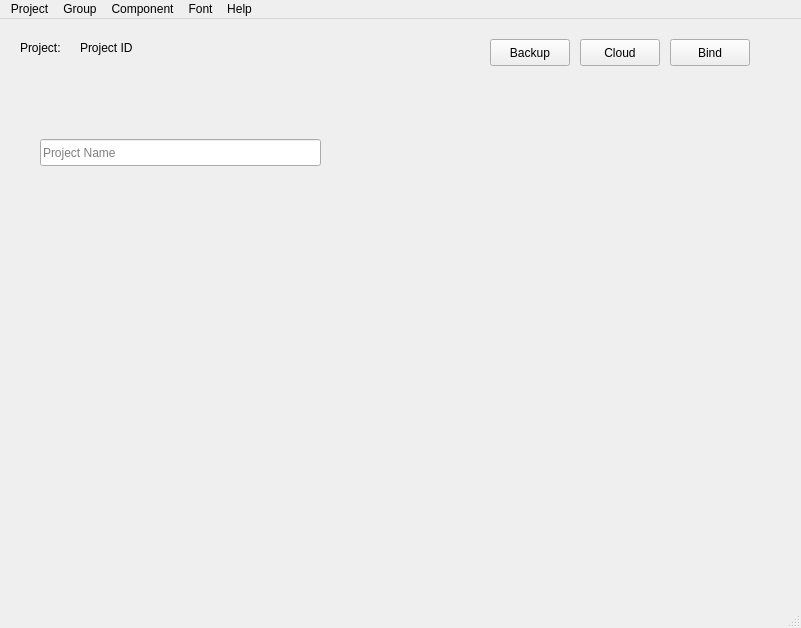
<?xml version="1.0" encoding="UTF-8"?>
<ui version="4.0">
 <class>MainWindow</class>
 <widget class="QMainWindow" name="MainWindow">
  <property name="geometry">
   <rect>
    <x>0</x>
    <y>0</y>
    <width>801</width>
    <height>628</height>
   </rect>
  </property>
  <property name="windowTitle">
   <string>Rapuma</string>
  </property>
  <widget class="QWidget" name="centralwidget">
   <widget class="QStackedWidget" name="stackedWidgetWorkArea">
    <property name="geometry">
     <rect>
      <x>10</x>
      <y>10</y>
      <width>781</width>
      <height>561</height>
     </rect>
    </property>
    <property name="frameShape">
     <enum>QFrame::NoFrame</enum>
    </property>
    <property name="currentIndex">
     <number>1</number>
    </property>
    <widget class="QWidget" name="pageBlank"/>
    <widget class="QWidget" name="pageProject">
     <widget class="QLineEdit" name="lineEditProjectName">
      <property name="geometry">
       <rect>
        <x>30</x>
        <y>110</y>
        <width>281</width>
        <height>27</height>
       </rect>
      </property>
      <property name="toolTip">
       <string>Project name, could be book title</string>
      </property>
      <property name="placeholderText">
       <string>Project Name</string>
      </property>
     </widget>
     <widget class="QLabel" name="labelProjectPid">
      <property name="geometry">
       <rect>
        <x>70</x>
        <y>10</y>
        <width>181</width>
        <height>17</height>
       </rect>
      </property>
      <property name="text">
       <string>Project ID</string>
      </property>
     </widget>
     <widget class="QLabel" name="labelProjectProject">
      <property name="geometry">
       <rect>
        <x>10</x>
        <y>10</y>
        <width>55</width>
        <height>17</height>
       </rect>
      </property>
      <property name="text">
       <string>Project:</string>
      </property>
     </widget>
     <widget class="QPushButton" name="pushButtonProjectBind">
      <property name="geometry">
       <rect>
        <x>660</x>
        <y>10</y>
        <width>80</width>
        <height>27</height>
       </rect>
      </property>
      <property name="focusPolicy">
       <enum>Qt::NoFocus</enum>
      </property>
      <property name="layoutDirection">
       <enum>Qt::RightToLeft</enum>
      </property>
      <property name="text">
       <string>Bind</string>
      </property>
     </widget>
     <widget class="QPushButton" name="pushButtonProjectCloud">
      <property name="geometry">
       <rect>
        <x>570</x>
        <y>10</y>
        <width>80</width>
        <height>27</height>
       </rect>
      </property>
      <property name="text">
       <string>Cloud</string>
      </property>
     </widget>
     <widget class="QPushButton" name="pushButtonProjectBackup">
      <property name="geometry">
       <rect>
        <x>480</x>
        <y>10</y>
        <width>80</width>
        <height>27</height>
       </rect>
      </property>
      <property name="text">
       <string>Backup</string>
      </property>
     </widget>
    </widget>
    <widget class="QWidget" name="pageGroup">
     <widget class="QLabel" name="labelGroup">
      <property name="geometry">
       <rect>
        <x>10</x>
        <y>10</y>
        <width>50</width>
        <height>17</height>
       </rect>
      </property>
      <property name="text">
       <string>Group:</string>
      </property>
     </widget>
     <widget class="QLabel" name="labelGroupGid">
      <property name="geometry">
       <rect>
        <x>70</x>
        <y>10</y>
        <width>80</width>
        <height>17</height>
       </rect>
      </property>
      <property name="text">
       <string>Group ID</string>
      </property>
     </widget>
     <widget class="QPushButton" name="pushButtonGroupFinal">
      <property name="geometry">
       <rect>
        <x>660</x>
        <y>10</y>
        <width>80</width>
        <height>27</height>
       </rect>
      </property>
      <property name="toolTip">
       <string>Create view of the final output of the selected component(s)</string>
      </property>
      <property name="text">
       <string>Final</string>
      </property>
     </widget>
     <widget class="QPushButton" name="pushButtonGroupDraft">
      <property name="geometry">
       <rect>
        <x>480</x>
        <y>10</y>
        <width>80</width>
        <height>27</height>
       </rect>
      </property>
      <property name="toolTip">
       <string>Create a draft of the selected component(s)</string>
      </property>
      <property name="text">
       <string>Draft</string>
      </property>
     </widget>
     <widget class="QPushButton" name="pushButtonGroupProof">
      <property name="geometry">
       <rect>
        <x>570</x>
        <y>10</y>
        <width>80</width>
        <height>27</height>
       </rect>
      </property>
      <property name="toolTip">
       <string>Create a proof of the selected component(s)</string>
      </property>
      <property name="text">
       <string>Proof</string>
      </property>
     </widget>
    </widget>
    <widget class="QWidget" name="pageComponent">
     <widget class="QLabel" name="labelComponentCid">
      <property name="geometry">
       <rect>
        <x>100</x>
        <y>10</y>
        <width>70</width>
        <height>17</height>
       </rect>
      </property>
      <property name="text">
       <string>Comp ID</string>
      </property>
     </widget>
     <widget class="QLabel" name="labelComponentComponent">
      <property name="geometry">
       <rect>
        <x>10</x>
        <y>10</y>
        <width>85</width>
        <height>17</height>
       </rect>
      </property>
      <property name="text">
       <string>Component:</string>
      </property>
     </widget>
     <widget class="QPushButton" name="pushButtonComponentFinal">
      <property name="geometry">
       <rect>
        <x>660</x>
        <y>10</y>
        <width>80</width>
        <height>27</height>
       </rect>
      </property>
      <property name="toolTip">
       <string>Create view of the final output of the selected component(s)</string>
      </property>
      <property name="text">
       <string>Final</string>
      </property>
     </widget>
     <widget class="QPushButton" name="pushButtonComponentDraft">
      <property name="geometry">
       <rect>
        <x>480</x>
        <y>10</y>
        <width>80</width>
        <height>27</height>
       </rect>
      </property>
      <property name="toolTip">
       <string>Create a draft of the selected component(s)</string>
      </property>
      <property name="text">
       <string>Draft</string>
      </property>
     </widget>
     <widget class="QPushButton" name="pushButtonComponentProof">
      <property name="geometry">
       <rect>
        <x>570</x>
        <y>10</y>
        <width>80</width>
        <height>27</height>
       </rect>
      </property>
      <property name="toolTip">
       <string>Create a proof of the selected component(s)</string>
      </property>
      <property name="text">
       <string>Proof</string>
      </property>
     </widget>
    </widget>
   </widget>
  </widget>
  <widget class="QMenuBar" name="menubar">
   <property name="geometry">
    <rect>
     <x>0</x>
     <y>0</y>
     <width>801</width>
     <height>25</height>
    </rect>
   </property>
   <widget class="QMenu" name="menuProject">
    <property name="title">
     <string>Project</string>
    </property>
    <addaction name="menuProjectAdd"/>
    <addaction name="menuProjectRemove"/>
    <addaction name="menuProjectSelect"/>
    <addaction name="separator"/>
    <addaction name="menuProjectArchive"/>
    <addaction name="menuProjectCloud"/>
    <addaction name="menuProjectBackup"/>
    <addaction name="menuProjectBind"/>
    <addaction name="menuProjectReap"/>
    <addaction name="menuProjectTemplate"/>
    <addaction name="menuProjectUpdate"/>
    <addaction name="separator"/>
    <addaction name="menuProjectSystempreferences"/>
    <addaction name="separator"/>
    <addaction name="menuProjectQuit"/>
   </widget>
   <widget class="QMenu" name="menuHelp">
    <property name="title">
     <string>Help</string>
    </property>
    <addaction name="menuHelpHelp"/>
    <addaction name="menuHelpExamples"/>
    <addaction name="separator"/>
    <addaction name="menuHelpAbout"/>
   </widget>
   <widget class="QMenu" name="menuGroup">
    <property name="title">
     <string>Group</string>
    </property>
    <addaction name="menuGroupAdd"/>
    <addaction name="menuGroupRemove"/>
    <addaction name="menuGroupSelect"/>
    <addaction name="menuGroupUpdate"/>
    <addaction name="separator"/>
    <addaction name="actionDraft"/>
    <addaction name="actionFinal"/>
    <addaction name="actionProof"/>
   </widget>
   <widget class="QMenu" name="menuComponent">
    <property name="title">
     <string>Component</string>
    </property>
    <addaction name="menuComponentAdd"/>
    <addaction name="menuComponentRemove"/>
    <addaction name="menuComponentSelect"/>
    <addaction name="menuComponentUpdate"/>
    <addaction name="separator"/>
    <addaction name="actionDraft_2"/>
    <addaction name="actionFinal_2"/>
    <addaction name="actionProof_2"/>
   </widget>
   <widget class="QMenu" name="menuFont">
    <property name="title">
     <string>Font</string>
    </property>
    <addaction name="menuFontAdd"/>
    <addaction name="menuFontRemove"/>
    <addaction name="menuFontUpdate"/>
   </widget>
   <addaction name="menuProject"/>
   <addaction name="menuGroup"/>
   <addaction name="menuComponent"/>
   <addaction name="menuFont"/>
   <addaction name="menuHelp"/>
  </widget>
  <widget class="QStatusBar" name="statusbar"/>
  <action name="actionOpen">
   <property name="text">
    <string>open</string>
   </property>
  </action>
  <action name="menuProjectSelect">
   <property name="text">
    <string>Select</string>
   </property>
   <property name="toolTip">
    <string>Open an exsiting project</string>
   </property>
  </action>
  <action name="menuProjectAdd">
   <property name="text">
    <string>Add</string>
   </property>
   <property name="toolTip">
    <string>Create a new Rapuma project</string>
   </property>
  </action>
  <action name="menuProjectQuit">
   <property name="text">
    <string>Quit</string>
   </property>
   <property name="toolTip">
    <string>Quit Rapuma</string>
   </property>
  </action>
  <action name="menuHelpAbout">
   <property name="text">
    <string>About</string>
   </property>
   <property name="toolTip">
    <string>Learn about what Rapuma is</string>
   </property>
  </action>
  <action name="menuProjectSystempreferences">
   <property name="text">
    <string>System Preferences</string>
   </property>
   <property name="toolTip">
    <string>Change Rapuma system preferences</string>
   </property>
  </action>
  <action name="menuHelpHelp">
   <property name="text">
    <string>Help</string>
   </property>
   <property name="toolTip">
    <string>Find information about how to use Rapuma</string>
   </property>
  </action>
  <action name="menuProjectBackup">
   <property name="text">
    <string>Backup</string>
   </property>
   <property name="toolTip">
    <string>Backup an existing project</string>
   </property>
  </action>
  <action name="menuProjectArchive">
   <property name="text">
    <string>Archive</string>
   </property>
   <property name="toolTip">
    <string>Archive an existing project</string>
   </property>
  </action>
  <action name="menuProjectRemove">
   <property name="text">
    <string>Remove</string>
   </property>
   <property name="toolTip">
    <string>Remove an existing project</string>
   </property>
  </action>
  <action name="menuProjectReap">
   <property name="text">
    <string>REAP</string>
   </property>
   <property name="toolTip">
    <string>Add a project to SIL REAP (Archive)</string>
   </property>
  </action>
  <action name="menuProjectTemplate">
   <property name="text">
    <string>Template</string>
   </property>
  </action>
  <action name="menuComponentAdd">
   <property name="text">
    <string>Add</string>
   </property>
   <property name="toolTip">
    <string>Add a component to the selected group</string>
   </property>
  </action>
  <action name="menuComponentRemove">
   <property name="text">
    <string>Remove</string>
   </property>
   <property name="toolTip">
    <string>Remove a component from the selected group</string>
   </property>
  </action>
  <action name="menuComponentSelect">
   <property name="text">
    <string>Select</string>
   </property>
   <property name="toolTip">
    <string>Select a component(s) to render </string>
   </property>
  </action>
  <action name="menuGroupAdd">
   <property name="text">
    <string>Add</string>
   </property>
   <property name="toolTip">
    <string>Add a group to this project</string>
   </property>
  </action>
  <action name="menuGroupRemove">
   <property name="text">
    <string>Remove</string>
   </property>
   <property name="toolTip">
    <string>Remove a group from this project</string>
   </property>
  </action>
  <action name="menuGroupSelect">
   <property name="text">
    <string>Select</string>
   </property>
   <property name="toolTip">
    <string>Select a group to process in this project</string>
   </property>
  </action>
  <action name="menuProjectRestore">
   <property name="text">
    <string>Restore</string>
   </property>
   <property name="toolTip">
    <string>Restore a Rapuma project from backup or archive</string>
   </property>
  </action>
  <action name="menuProjectBind">
   <property name="text">
    <string>Bind</string>
   </property>
   <property name="toolTip">
    <string>Bind groups in the main content section</string>
   </property>
  </action>
  <action name="menuProjectCloud">
   <property name="text">
    <string>Cloud</string>
   </property>
   <property name="toolTip">
    <string>Save the current project to the cloud</string>
   </property>
  </action>
  <action name="menuHelpExamples">
   <property name="text">
    <string>Examples</string>
   </property>
   <property name="toolTip">
    <string>Try a couple Rapuma project examples</string>
   </property>
  </action>
  <action name="menuGroupUpdate">
   <property name="text">
    <string>Update</string>
   </property>
   <property name="toolTip">
    <string>Update a group(s)</string>
   </property>
  </action>
  <action name="menuComponentUpdate">
   <property name="text">
    <string>Update</string>
   </property>
   <property name="toolTip">
    <string>Update a component(s)</string>
   </property>
  </action>
  <action name="menuProjectUpdate">
   <property name="text">
    <string>Update</string>
   </property>
   <property name="toolTip">
    <string>Update project elements</string>
   </property>
  </action>
  <action name="actionDraft">
   <property name="text">
    <string>Draft</string>
   </property>
  </action>
  <action name="actionFinal">
   <property name="text">
    <string>Final</string>
   </property>
  </action>
  <action name="actionProof">
   <property name="text">
    <string>Proof</string>
   </property>
  </action>
  <action name="actionDraft_2">
   <property name="text">
    <string>Draft</string>
   </property>
  </action>
  <action name="actionFinal_2">
   <property name="text">
    <string>Final</string>
   </property>
  </action>
  <action name="actionProof_2">
   <property name="text">
    <string>Proof</string>
   </property>
  </action>
  <action name="menuProjectEdit">
   <property name="text">
    <string>Edit</string>
   </property>
   <property name="toolTip">
    <string>Edit settings or render the current project</string>
   </property>
  </action>
  <action name="menuGroupEdit">
   <property name="text">
    <string>Edit</string>
   </property>
   <property name="toolTip">
    <string>Edit settings or render the current group</string>
   </property>
  </action>
  <action name="menuComponentEdit">
   <property name="text">
    <string>Edit</string>
   </property>
   <property name="toolTip">
    <string>Edit settings or render the current component</string>
   </property>
  </action>
  <action name="menuFontAdd">
   <property name="text">
    <string>Add</string>
   </property>
   <property name="toolTip">
    <string>Add a font to this project</string>
   </property>
  </action>
  <action name="menuFontRemove">
   <property name="text">
    <string>Remove</string>
   </property>
   <property name="toolTip">
    <string>Remove a font from this project</string>
   </property>
  </action>
  <action name="menuFontUpdate">
   <property name="text">
    <string>Update</string>
   </property>
   <property name="toolTip">
    <string>Update a font for this project</string>
   </property>
  </action>
 </widget>
 <resources/>
 <connections/>
 <slots>
  <slot>setupUi()</slot>
 </slots>
</ui>
